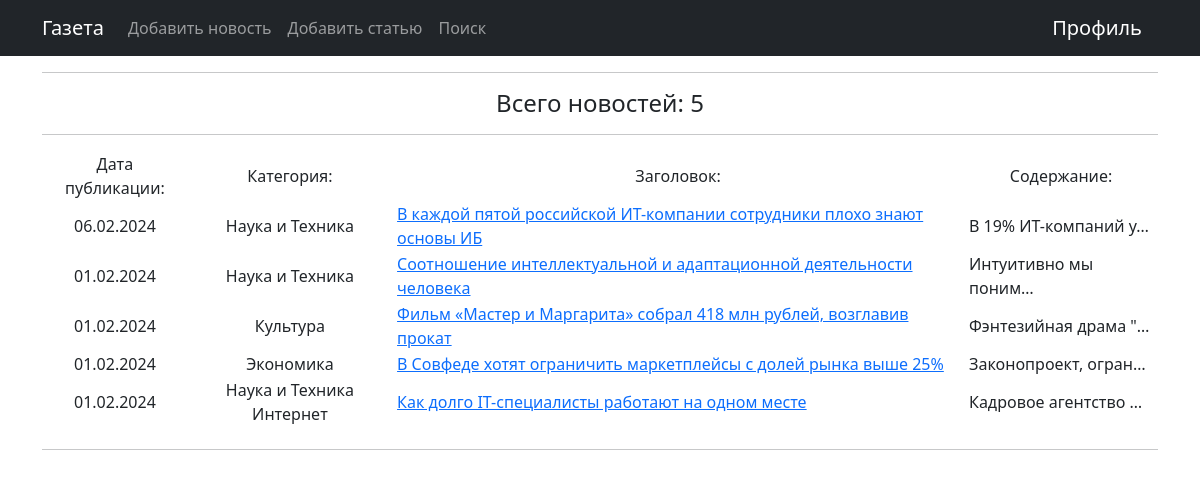
Before: /news/ with the older database file.
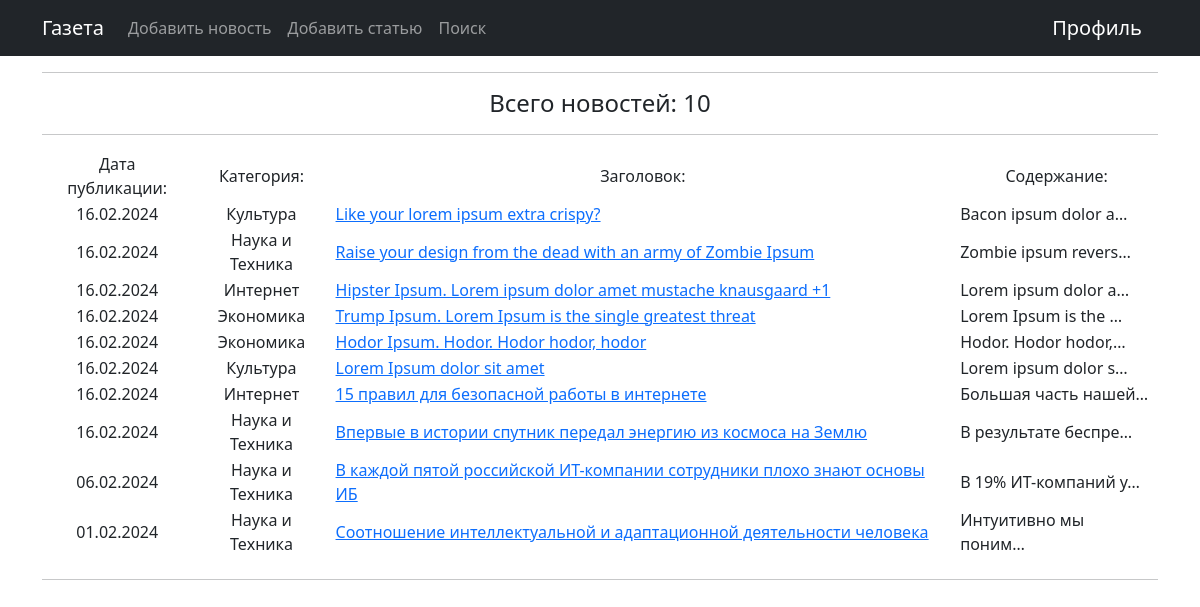
After: the same page with the newer database file.
### news/models.py (models this page shows, shortened)
class Post(models.Model):
    articles = 'AR'
    news = 'NW'
    author = models.ForeignKey('Author', on_delete=models.CASCADE)
    type = models.CharField(max_length=2, choices=POST_TYPE, default=news)
    date_published = models.DateTimeField(auto_now_add=True)
    category = models.ManyToManyField('Category', through='PostCategory')
    title = models.CharField(max_length=64)
    text = models.TextField()
    rating = models.IntegerField(default=0)

class Category(models.Model):
    name = models.CharField(max_length=32, unique=True)

### news/views.py (the view)
# urls.py: path('', PostView.as_view(), name='posts'),
class PostView(ListView):
    model = Post
    ordering = '-date_published'
    template_name = 'posts.html'
    context_object_name = 'posts'
    paginate_by = 10

### templates/posts.html (shortened to what this page needs)
{% extends 'flatpages/default.html' %}
{% block content %}
    {% if posts %}
        <div style="text-align: center">
            <table style="display: inline-block">
                <hr>
                <h4>Всего новостей: {{ posts|length }}</h4>
                <hr>
                <tr>
                    <td style="padding-inline: 5px">Дата публикации:</td>
                    <td style="padding-inline: 5px">Категория:</td>
                    <td style="padding-inline: 5px">Заголовок:</td>
                    <td style="padding-inline: 5px">Содержание:</td>
                </tr>
                {% for post in posts %}
                    <tr>
                        <td style="padding-inline: 5px">{{ post.date_published|date:'d.m.Y' }}</td>
                        <td style="padding-inline: 5px">
                            {% for cat in post.category.all %}
                                {{ cat.name }}
                            {% endfor %}
                        </td>
                        <td style="text-align: left; padding-inline: 5px"><a href="{{ post.pk }}">{{ post.title }}</a></td>
                        <td style="text-align: left; padding-inline: 5px">{{ post.text|truncatechars:20 }}</td>
                    </tr>
                {% endfor %}
            </table>
            <hr>
        </div>
    {% else %}
        <h1>Пока нет публикаций :(</h1>
    {% endif %}
{% endblock content %}

Changed rows visible on the page:
no longer on this page (row edited): Post: date_published "01.02.2024", title "Фильм «Мастер и Маргарита» собрал 418 млн рублей, возглавив прокат", text "Фэнтезийная драма \"…", Category (name "Культура")
no longer on this page (row unchanged): Post: date_published "01.02.2024", title "В Совфеде хотят ограничить маркетплейсы с долей рынка выше 25%", text "Законопроект, огран…", Category (name "Экономика")
no longer on this page (row edited): Post: date_published "01.02.2024", title "Как долго IT-специалисты работают на одном месте", text "Кадровое агентство …", Category (name "Наука и Техника"), Category (name "Интернет")
added Post: date_published "16.02.2024", title "Like your lorem ipsum extra crispy?", text "Bacon ipsum dolor a…", Category (name "Культура")
added Post: date_published "16.02.2024", title "Raise your design from the dead with an army of Zombie Ipsum", text "Zombie ipsum revers…", Category (name "Наука и Техника")
added Post: date_published "16.02.2024", title "Hipster Ipsum. Lorem ipsum dolor amet mustache knausgaard +1", text "Lorem ipsum dolor a…", Category (name "Интернет")
added Post: date_published "16.02.2024", title "Trump Ipsum. Lorem Ipsum is the single greatest threat", text "Lorem Ipsum is the …", Category (name "Экономика")
added Post: date_published "16.02.2024", title "Hodor Ipsum. Hodor. Hodor hodor, hodor", text "Hodor. Hodor hodor,…", Category (name "Экономика")
added Post: date_published "16.02.2024", title "Lorem Ipsum dolor sit amet", text "Lorem ipsum dolor s…", Category (name "Культура")
added Post: date_published "16.02.2024", title "15 правил для безопасной работы в интернете", text "Большая часть нашей…", Category (name "Интернет")
added Post: date_published "16.02.2024", title "Впервые в истории спутник передал энергию из космоса на Землю", text "В результате беспре…", Category (name "Наука и Техника")
Other visible differences:
{{ posts|length }}: "5" → "10"
